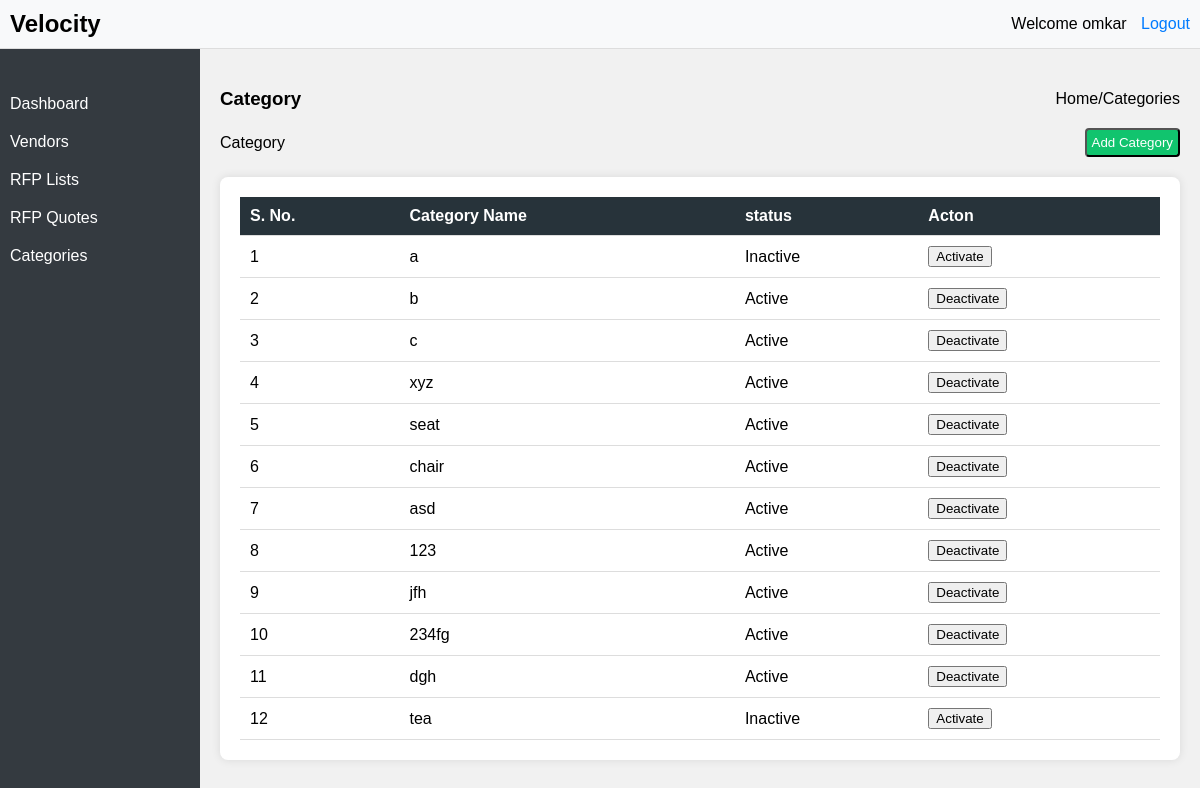
Screenshot of /category/ (signed in) with the database file from the repository.
### app/models.py (models this page shows, shortened)
class RFPUserDetails(AbstractUser):
    USER_TYPE_CHOICES = [
        ('vendor', 'Vendor'),
        ('admin', 'Admin'),
    ]
    user_type = models.CharField(
        max_length=10,
        choices=USER_TYPE_CHOICES,
        default='vendor',
    )

class RFPCategories(models.Model):
    category_name = models.CharField(max_length=100,unique=True)
    status = models.CharField(max_length=10, choices=(('active', 'Active'), ('inactive', 'Inactive')))
    action= models.CharField(max_length=15, choices=(('Deactivate', 'Deactivate'), ('Activate', 'Activate')))

### app/views.py (the view)
# urls.py: path('category/', category, name='category'),
@login_required
def category(request):
    try:
        categories = RFPCategories.objects.all()
        return render(request, 'app/category_page.html', {'categories': categories})
    except Exception as e:
        print(f'Error in category: {e}')
        messages.error(request, f"Error occurred: {e}")
        return render(request, 'app/category.html')

### app/templates/app/category_page.html (shortened to what this page needs)
{% extends 'app/admin_page.html' %}
{% block content %}
{% load static %}
<link rel="stylesheet" href="{% static 'css/vendor_list.css' %}">
<div class="vendors-header-above">
    <div><h3>Category</h3></div>
    <div>
        <a href="{% url 'admin_page' %}">Home</a>/<a href="">Categories</a>
    </div>
</div>
 <div class="category-add">
     <div>Category</div>
     <div>
        <a href="{%  url 'create-category-page' %}"><button >Add Category</button></a></div>
 </div>
<div class="vendors-table">
    <table>
        <thead>
            <tr class="table-header">
                <th>S. No.</th>
                <th>Category Name</th>
                <th>status</th>
                <th>Acton</th>
            </tr>
        </thead>
        <tbody>
            {% for category in categories %}
            <tr>
                <td>{{ category.id }}</td>
                <td>{{ category.category_name }}</td>
                <td>{{ category.status }}</td>
                <td>
                    <form action="{% url 'toggle_category_status' category.id %}" method="post">
                        <button type="submit" class="btn btn-primary">
                            {% if category.status == "Active" %}
                                Deactivate
                            {% else %}
                                Activate
                            {% endif %}
                        </button>
                    </form>
                </td>
            </tr>
            {% endfor %}
        </tbody>
    </table>
</div>
{% endblock %}

### app/templates/app/admin_page.html (shortened to what this page needs)
{% load static %}
<!DOCTYPE html>
<html lang="en">
<head>
    <link rel="stylesheet" href="{% static 'css/admin_page.css' %}">
</head>
<body>
    <div class="navbar">
        <div class="logo">Velocity</div>
        <div class="user-info">
            <span>Welcome {{ request.user.first_name}}</span>
            <a href="{% url 'logout' %}">Logout</a>
        </div>
    </div>
    <div class="container">
        <div class="sidebar">
            <ul>
                <li><a href="{% url 'admin_page' %}">Dashboard</a></li>
                <li><a href="{% url 'vendor_list' %}">Vendors</a></li>
                <li><a href="{% url 'rfp_list' %}">RFP Lists</a></li>
                <li><a href="{% url 'rfp_quotes' %}">RFP Quotes</a></li>
                <li><a href="{% url 'category' %}">Categories</a></li>
            </ul>
        </div>
        <div class="content">
            {% block content %}{% endblock %}
        </div>
    </div>
</body>
</html>

### static/css/admin_page.css (style rules this page uses)
body { margin: 0; font-family: Arial, sans-serif; }
.navbar { background-color: #f8f9fa; padding: 10px; display: flex; justify-content: space-between; align-items: center; border-bottom: 1px solid #ddd; }
.logo { font-size: 24px; font-weight: bold; }
.user-info a { margin-left: 10px; text-decoration: none; color: #007bff; }
.container { display: flex; }
.sidebar { width: 200px; background-color: #343a40; color: #fff; height: 100vh; padding-top: 20px; }
.sidebar ul { list-style-type: none; padding: 0; }
.sidebar ul li { padding: 10px; text-align: left; }
.sidebar ul li a { color: #fff; text-decoration: none; display: block; }
.content { flex-grow: 1; padding: 20px; background-color: #f1f1f1; }

### app/templates/app/category_page.html (style rules this page uses)
.category-add { display: flex; width: 100%; align-items: center; flex-direction: row; justify-content:space-between; }
.category-add button { color:white; background-color:#11C46E; padding:5px; border-radius:4px; }

### rows the page displays
RFPUserDetails: user.first_name "omkar"
RFPCategories: id "1", category_name "a", status "Inactive", shows "Activate"
RFPCategories: id "2", category_name "b", status "Active", shows "Deactivate"
RFPCategories: id "3", category_name "c", status "Active", shows "Deactivate"
RFPCategories: id "4", category_name "xyz", status "Active", shows "Deactivate"
RFPCategories: id "5", category_name "seat", status "Active", shows "Deactivate"
RFPCategories: id "6", category_name "chair", status "Active", shows "Deactivate"
RFPCategories: id "7", category_name "asd", status "Active", shows "Deactivate"
RFPCategories: id "8", category_name "123", status "Active", shows "Deactivate"
RFPCategories: id "9", category_name "jfh", status "Active", shows "Deactivate"
RFPCategories: id "10", category_name "234fg", status "Active", shows "Deactivate"
RFPCategories: id "11", category_name "dgh", status "Active", shows "Deactivate"
RFPCategories: id "12", category_name "tea", status "Inactive", shows "Activate"
